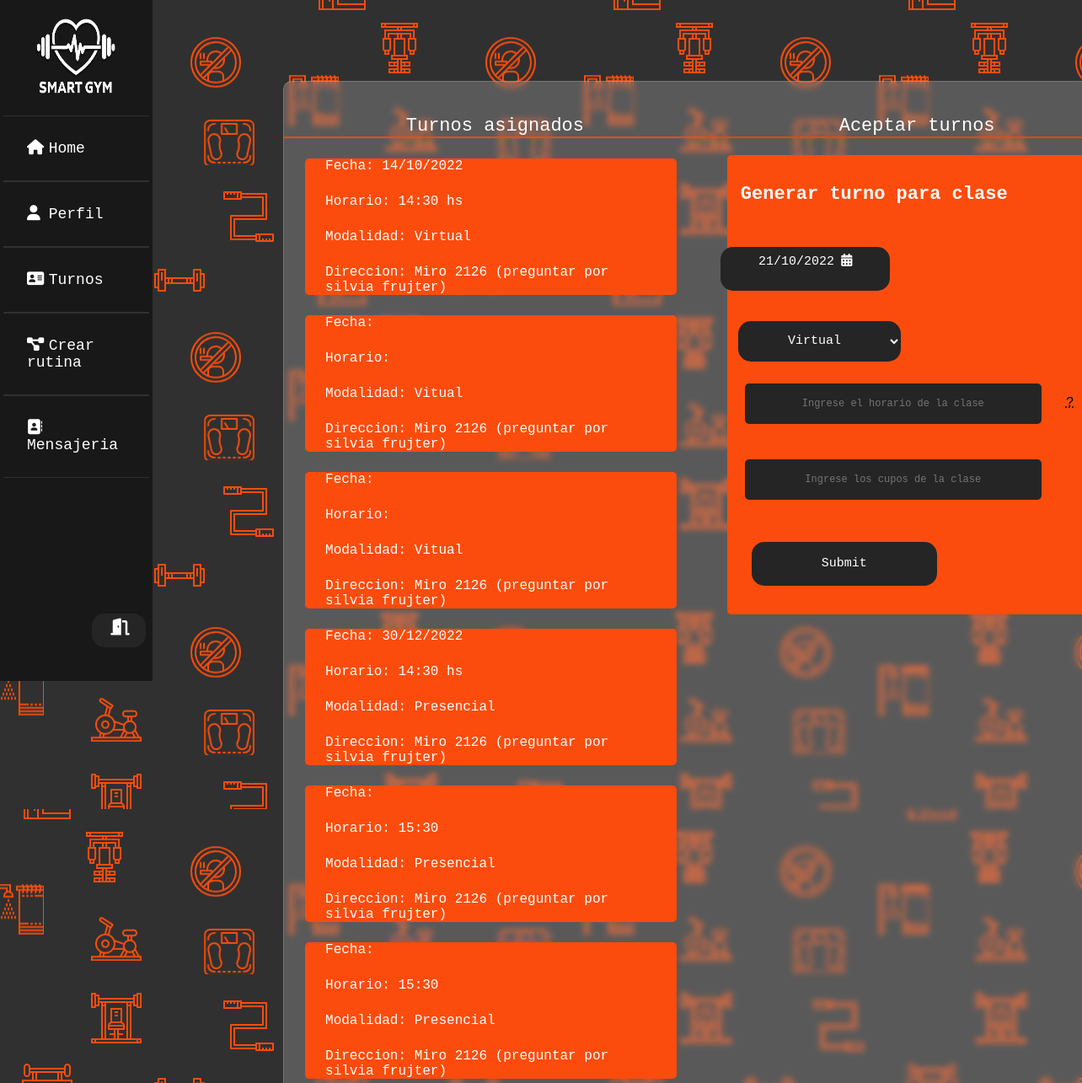
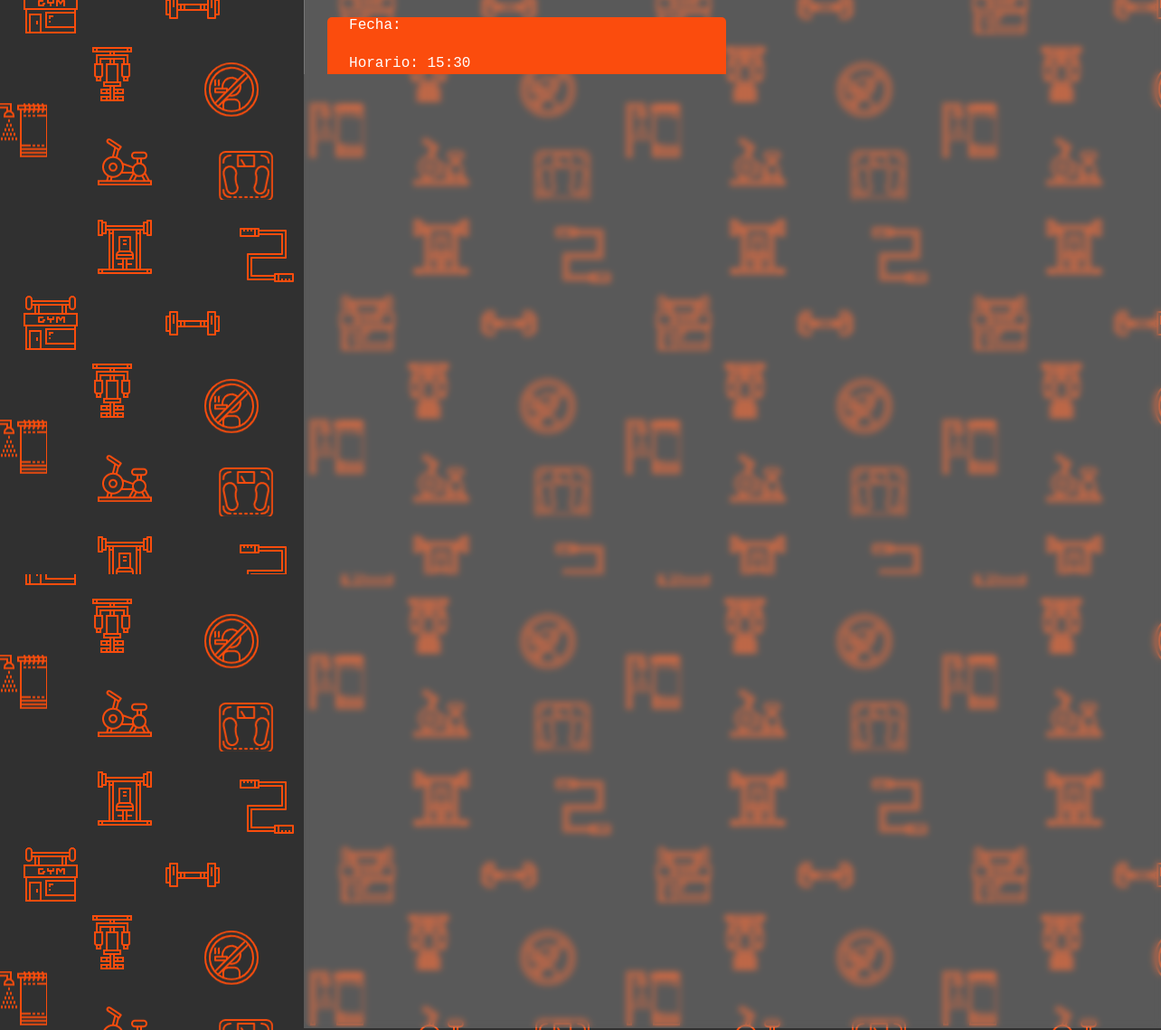
/vistas/turnose.php (signed in), run on the app's committed database (2 pictures, top to bottom).
### tables this page shows
CREATE TABLE `clases` (
  `idclase` int(11) NOT NULL,
  `entrenador` varchar(22) NOT NULL,
  `modalidad` varchar(22) NOT NULL,
  `fecha` varchar(22) NOT NULL,
  `hora` varchar(22) NOT NULL,
  `cupos` int(22) NOT NULL,
  `estado` int(5) NOT NULL
);

### vistas/turnose.php (the view, shortened to what this page needs)
<?php
$conex = conectar();
$nusuario = $_SESSION['usuario'];
$sql = "SELECT * FROM datos WHERE usuario='$nusuario'";
$query = mysqli_query($conex, $sql);
$row = mysqli_fetch_array($query);
$idrol = $row['id_rol'];
?>
<!DOCTYPE html>
<html lang="es">
<head>
    <link rel="stylesheet" type="text/css" href="../css/estilousuario.css">
    <link rel="stylesheet" type="text/css" href="../css/estiloturnos.css">
    <link rel="stylesheet" href="https://cdnjs.cloudflare.com/ajax/libs/font-awesome/4.7.0/css/font-awesome.min.css">
</head>
<?php
switch ($idrol) {
    case 1:
        include("sidebars/sidebare.php");
        break;
}
?>
<body>
    <div class="cont-body-turnos">
        <div class="cont-turnos-asignados">
            <div class="header">
                <P>Turnos asignados</P>
            </div>
            <?php
            $query1 = mysqli_query($conex, "SELECT * from clases WHERE entrenador='$nusuario'");
            $result1 = mysqli_num_rows($query1);
            if ($result1 > 0) {
                while ($data = mysqli_fetch_array($query1)) {
            ?>
                    <div class="turno-a">
                        <p> Fecha: <?php echo $data['fecha']; ?></p>
                        <p> Horario: <?php echo $data['hora']; ?></p>
                        <p> Modalidad: <?php echo $data['modalidad']; ?></p>
                        <p> Direccion: Miro 2126 (preguntar por silvia frujter)</p>
                    </div>
            <?php
                }
            }; ?>
        </div>
        <div class="cont-calendario-seleccionar">
            <div class="header2">
                <P>Aceptar turnos</P>
            </div>
            <div class="turno-a">
                <form method="post">
                    <br>
                    <h3> Generar turno para clase </h3>
                    <div style="width: 250px; margin: 50px auto;">
                        <div id="picker-no-time"></div>
                        </div>
                        <select name="modalidad">
                        <option value="Vitual">Virtual</option>
                    </select>
                    <br>
                    <br>
                    <input class="ingreso-t" type="text" placeholder="Ingrese el horario de la clase" name="h-c">  <abbr title="Ingresar con el siguiente formato: hora:minutos hs">?</abbr>
                    <br>
                    <br>
                    <input class="ingreso-t" type="number" min="10" max="30" placeholder="Ingrese los cupos de la clase" name="c-c">
                    <br>
                    <br>
                    <input class="botonguardado" type="submit" name="cargarclase">
                    <br>
                    <br>
                </form>
            </div>
            <br>
            <br>
            <br>
        </div>
</body>
</html>

### vistas/sidebars/sidebare.php (shortened to what this page needs)
<html lang="es">
<head>
    <link rel="stylesheet" href="estilousuario.css">
</head>
<body>
    <div class="wrapper">
    <div class="menulateral">
            <a href="index.php"><img class="imagenlogo" src="../img/logo.png"></a>
            <ul>
                <li><a href="homeusuarioe.php"><i class="fas fa-home"></i>Home</a></li>
                <li><a href="perfilusuarioc.php"><i class="fas fa-user"></i>Perfil</a></li>
                <li><a href="turnose.php"><i class="fas fa-address-card"></i>Turnos</a></li>
                <li><a href="rutinausuarioe.php"><i class="fas fa-project-diagram"></i>Crear rutina</a></li>
                <li><a href="indexchat.php"><i class="fas fa-address-book"></i>Mensajeria</a></li>
            </ul>
            <div class="salida">
            <a href="../models/sessiondestroy.php"><button class="btn-exit"><i class="fas fa-door-open"></i></button></a>
            </div>
        </div>

### css/estilousuario.css (style rules this page uses)
:root { --color-letra: #fff; --color-fondos: #fb4c0d; --color-fondo-html:#020202; --color-fondosn:#181818; --color-fondobotones: #252525; --color-bordes: #303030; }
* { margin: 0%; padding: 0%; font-family: "Lucida Console", "Courier New", monospace; }
html { background-image: url("../img/fondo_icon.png"); }
body { background-image: url("../img/fondo_icon.png"); }
.wrapper { display: flex; position: relative; background: transparent; }
.wrapper .menulateral { width: 13.5vw; height: 100vh; background: var(--color-fondosn); padding: .5vh; position: fixed; }
.wrapper .menulateral img { position: relative; margin-top: 2vh; margin-bottom: 2vh; margin-left: 20%; height: 12vh; width: 8vw; }
.wrapper .menulateral ul li { padding: 2vh; border-top: 1px solid var(--color-bordes); border-bottom: 1px solid var(--color-bordes); border-left: none ; border-right: none; }
.wrapper .menulateral ul li a { color: var(--color-letra); font-size: 18px; padding: 1.5vh; display: block; transition: 0.5s; text-decoration: none; }
.wrapper .menulateral ul li a .fas { width: 2vw; }
.salida button { position: absolute; bottom: 2%; left: 60%; display: flex; }
.btn-exit { display: block; width: 5vw; height: 5vh; margin-bottom: 3vh; margin-right: 5vw; background:var(--color-fondobotones); text-decoration: none; text-align: center; font-size: 20px; border-radius: 10px; color: var(--color-letra); border:3px solid var(--color-bordes-normales) ; border-radius: 15px; transition:0.5s; cursor:pointer; }
.btn-exit i { margin-top: 10%; margin-left: 35%; }
.imagenlogo { width: 100px; height: 60px; margin-left: 45px; margin-top: -25px; }

### data on the page
clases: fecha "14/10/2022", hora "14:30 hs", modalidad "Virtual"
clases: modalidad "Vitual"
clases: modalidad "Vitual"
clases: fecha "30/12/2022", hora "14:30 hs", modalidad "Presencial"
clases: hora "15:30", modalidad "Presencial"
clases: hora "15:30", modalidad "Presencial"
clases: hora "15:30", modalidad "Presencial"
clases: hora "16:00", modalidad "Vitual"
clases: fecha "12/10/2022", hora "16:00"
clases: fecha "12/10/2022", hora "16:00", modalidad "Vitual"
clases: fecha "25/10/2022", hora "12:00", modalidad "Presencial"
clases: fecha "25/10/2022", modalidad "Presencial"
